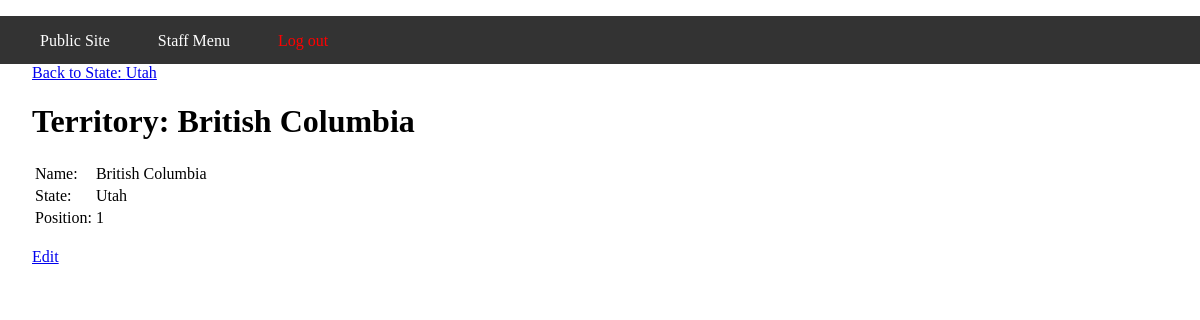
Page /staff/territories/show.php?id=59 (signed in) on the committed database.
### tables this page shows
CREATE TABLE `territories` (
  `id` int(11) NOT NULL,
  `name` varchar(255) DEFAULT NULL,
  `state_id` int(11) DEFAULT NULL,
  `position` int(11) DEFAULT NULL
);

### private/database.php (called while the page is built, shortened)
<?php
  function db_query($connection, $sql) {
    $result_set = mysqli_query($connection, $sql);
    return $result_set;
  }
  function db_fetch_assoc($result_set) {
    return mysqli_fetch_assoc($result_set);
  }
  function db_escape($connection, $string) {
    return mysqli_real_escape_string($connection, $string);
  }
?>

### private/query_functions.php (called while the page is built, shortened)
<?php
  function find_territory_by_id($id=0) {
    global $db;
    $sql = "SELECT * FROM territories ";
    $sql .= "WHERE id='" . db_escape($db, $id) . "';";
    $territory_result = db_query($db, $sql);
    return $territory_result;
  }
?>

### private/functions.php (called while the page is built, shortened)
<?php
  function h($string="") {
    return htmlspecialchars($string);
  }
  function u($string="") {
    return urlencode($string);
  }
?>

### public/staff/territories/show.php (the view, shortened to what this page needs)
<?php
$id = $_GET['id'];
$territory_result = find_territory_by_id($id);
$territory = db_fetch_assoc($territory_result);
$state_id = $territory['state_id'];
$state_result = find_territory_by_id($state_id);
$state = db_fetch_assoc($state_result);
?>
<div id="main-content">
  <a href="../states/show.php?id=<?php echo h(u($territory['state_id'])); ?>">Back to State: <?php echo h($state['name']); ?></a>
  <br />
  <h1>Territory: <?php echo h($territory['name']); ?></h1>
  <?php
    echo "<table id=\"territory\">";
    echo "<tr>";
    echo "<td>Name: </td>";
    echo "<td>" . h($territory['name']) . "</td>";
    echo "</tr>";
    echo "<tr>";
    echo "<td>State: </td>";
    echo "<td>" . h($state['name']) . "</td>";
    echo "</tr>";
    echo "<tr>";
    echo "<td>Position: </td>";
    echo "<td>" . h($territory['position']) . "</td>";
    echo "</tr>";
    echo "</table>";
  ?>
  <br />
  <a href="edit.php?id=<?php echo h(u($territory['id'])); ?>">Edit</a><br />
</div>
<?php include(SHARED_PATH . '/footer.php'); ?>

### private/shared/header.php (style rules this page uses)
html, body { margin: 0; padding: 0; height: 100%; width: 100%; }
#main-content { padding: 0 2em; }

### rows in the picture
territories: name "Utah"
territories: name "British Columbia", position "1"
